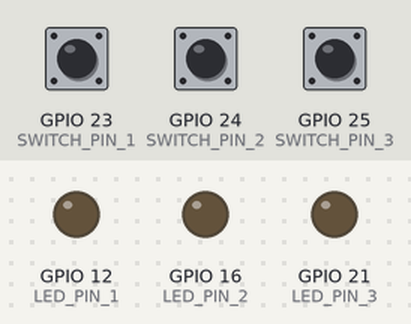
The program below on a simulated Raspberry Pi (BCM pin numbers). On the bench: output pins drawn as LEDs (lit = HIGH). The test bench sets the inputs (shaded band); at power-on: GPIO 23 (SWITCH_PIN_1) LOW, GPIO 24 (SWITCH_PIN_2) LOW, GPIO 25 (SWITCH_PIN_3) LOW. What the program prints to the terminal is not drawn.

Above: at 1.2 s.
1.3 s: GPIO 23 (SWITCH_PIN_1) pulled HIGH for 0.15 s
At 1.37 s:
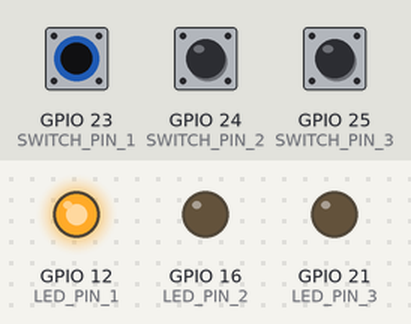
2.9 s: GPIO 24 (SWITCH_PIN_2) pulled HIGH for 0.15 s
At 2.97 s:
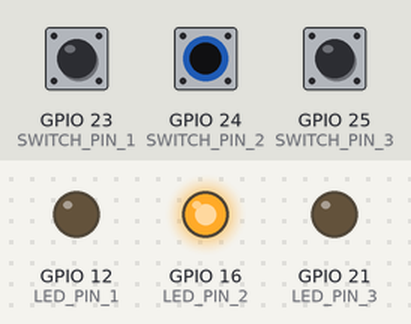
4.5 s: GPIO 25 (SWITCH_PIN_3) pulled HIGH for 0.15 s
At 4.57 s:
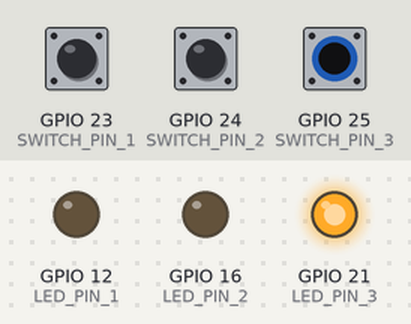
6.1 s: GPIO 25 (SWITCH_PIN_3) pulled HIGH for 3.2 s
At 9.6 s:
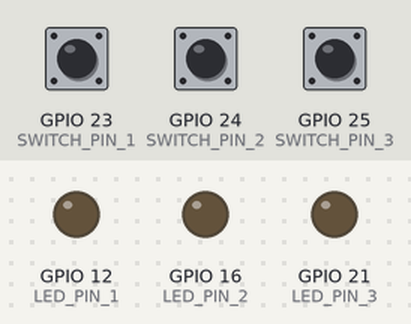
10.8 s: GPIO 23 (SWITCH_PIN_1) pulled HIGH for 3.2 s
At 12.0 s:
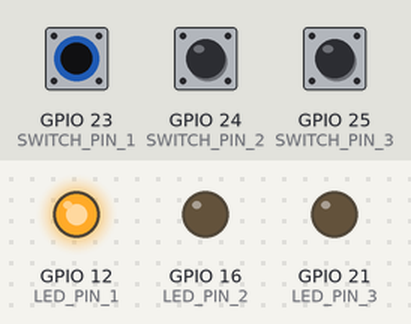
15.5 s: GPIO 23 (SWITCH_PIN_1) driven HIGH and GPIO 24 (SWITCH_PIN_2) driven HIGH
At 15.8 s:
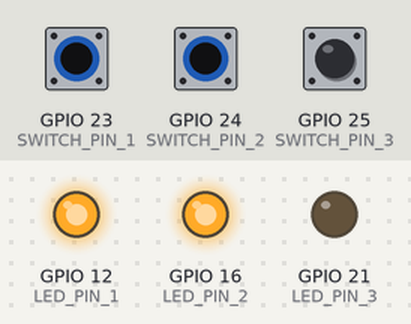
Timing chart, 0 to 18.0 s (numbered marks = the images above; inputs shaded):
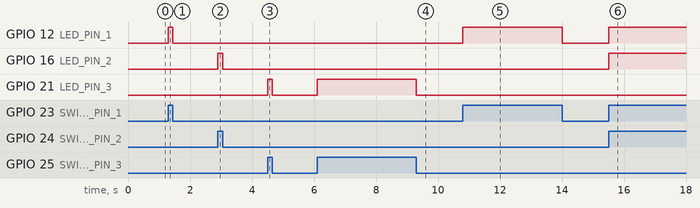

Measured:
- after the input at 1.3 s, GPIO 12 (LED_PIN_1): LOW → HIGH at once, → LOW 0.15 s later
- after the input at 2.9 s, GPIO 16 (LED_PIN_2): LOW → HIGH at once, → LOW 0.15 s later
- after the input at 4.5 s, GPIO 21 (LED_PIN_3): LOW → HIGH at once, → LOW 0.15 s later
- after the input at 6.1 s, GPIO 21 (LED_PIN_3): LOW → HIGH at once, → LOW 3.2 s later
- after the input at 10.8 s, GPIO 12 (LED_PIN_1): LOW → HIGH at once, → LOW 3.2 s later
- after the input at 15.5 s, GPIO 12 (LED_PIN_1), GPIO 16 (LED_PIN_2): LOW → HIGH at once

The program:

switch_led.py
```python
import RPi.GPIO as GPIO

LED_PIN_1 = 12
LED_PIN_2 = 16
LED_PIN_3= 21
SWITCH_PIN_1 = 23
SWITCH_PIN_2 = 24
SWITCH_PIN_3 = 25

GPIO.setmode(GPIO.BCM)
GPIO.setup(LED_PIN_1 , GPIO.OUT)
GPIO.setup(SWITCH_PIN_1 , GPIO.IN, pull_up_down = GPIO.PUD_DOWN)
GPIO.setmode(GPIO.BCM)
GPIO.setup(LED_PIN_2 , GPIO.OUT)
GPIO.setup(SWITCH_PIN_2 , GPIO.IN, pull_up_down = GPIO.PUD_DOWN)
GPIO.setmode(GPIO.BCM)
GPIO.setup(LED_PIN_3 , GPIO.OUT)
GPIO.setup(SWITCH_PIN_3 , GPIO.IN, pull_up_down = GPIO.PUD_DOWN)

try :
    while True :
        val_1 = GPIO.input(SWITCH_PIN_1) #누르지 않았을때 0 눌었을때 1
        print (val_1)
        GPIO.output(LED_PIN_1, val_1) #GPIO.HIGH = 1
        val_2 = GPIO.input(SWITCH_PIN_2) #누르지 않았을때 0 눌었을때 1
        print (val_2)
        GPIO.output(LED_PIN_2, val_2) #GPIO.HIGH = 1
        val_3 = GPIO.input(SWITCH_PIN_3) #누르지 않았을때 0 눌었을때 1
        print (val_3)
        GPIO.output(LED_PIN_3, val_3) #GPIO.HIGH = 1
finally :
    GPIO.cleanup()
    print('cleanup and exit')
```
